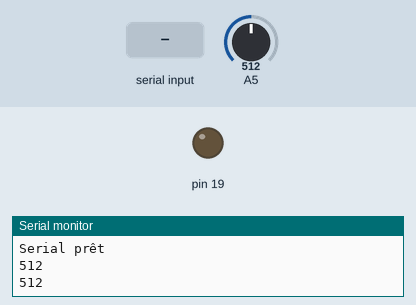
This sketch was run on a simulated Arduino Uno, built with avr-gcc and run on an emulated ATmega328P. On the bench: output pins drawn as LEDs (lit = HIGH), the last lines printed to the serial monitor. The inputs (shaded band) are chosen by the test bench; at power-on: A5 = 512.

Above: at 1.2 s.
1.3 s: "1\n" received over Serial
At 2.4 s:
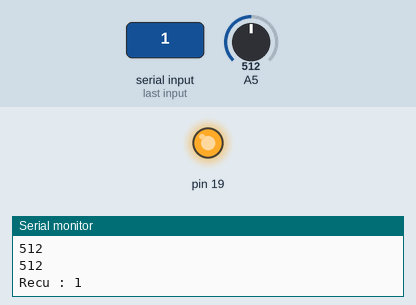
Timing chart, 0 to 4.5 s (numbered marks = the images above; inputs shaded):
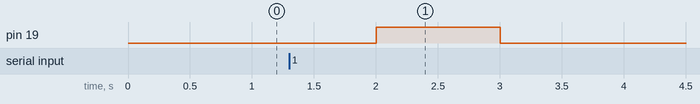

The sketch:

TP2_1.ino
```cpp
char receivedChar;
int sensorValue;
int coeff = 1;

void setup(){
  Serial.begin(9600);
  Serial.println("Serial prêt");
}

void loop(){
  sensorValue=analogRead(13);
  pinMode(19, OUTPUT);
  Serial.print(sensorValue,DEC);
  Serial.print("\n");

  if(Serial.available() > 0){
    receivedChar = Serial.read();
    Serial.print("\nRecu : ");
    Serial.print(receivedChar);
    if(receivedChar =='1')
      digitalWrite(19, HIGH);
    else
      digitalWrite(19, LOW);
  }
  delay(1000);
}
```

Measured:
- after the input at 1.3 s, pin 19: LOW → HIGH after 0.70 s, → LOW 1.0 s later
